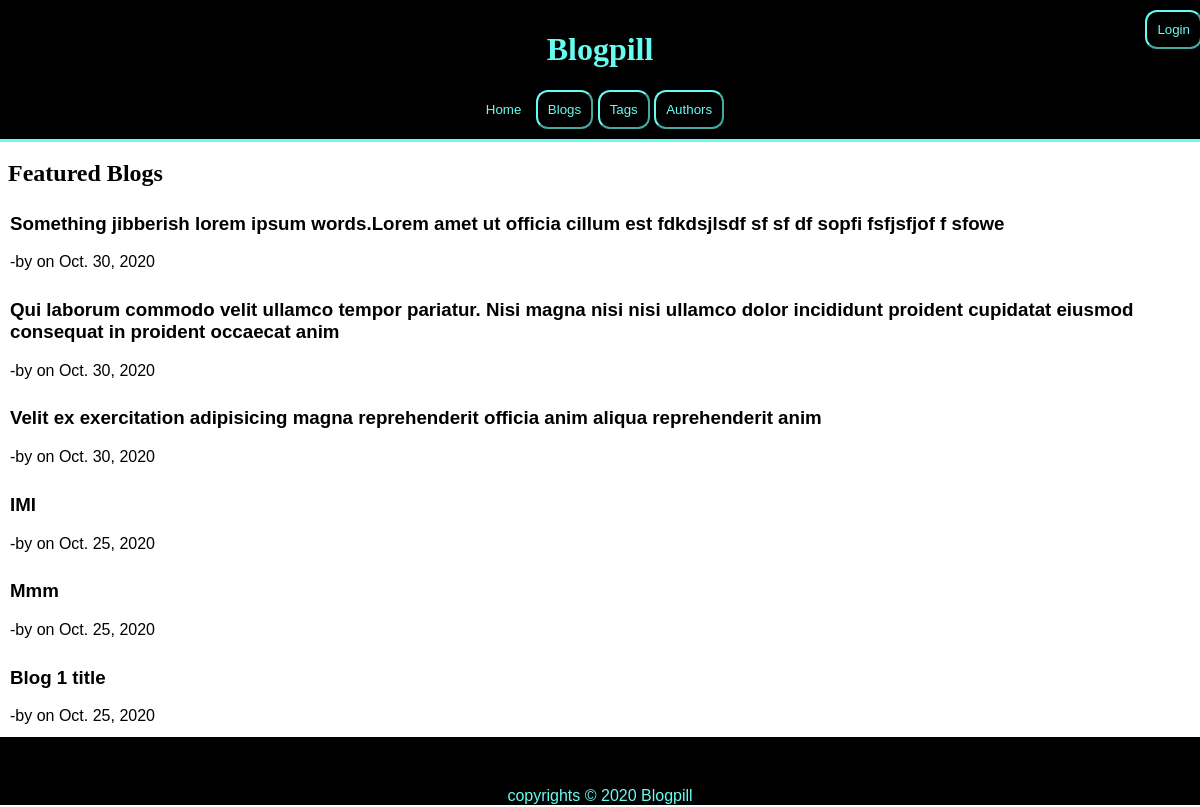
/, run on an earlier commit of the app's database.
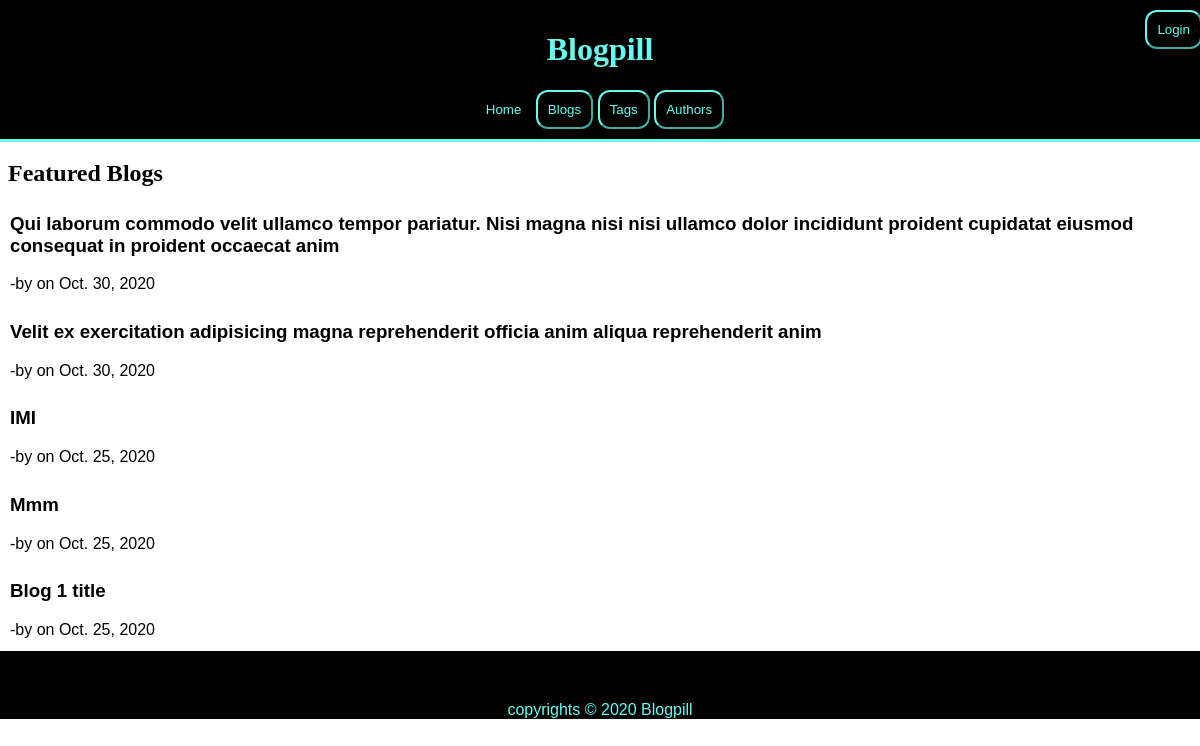
And on a later commit of the database.
### blogs/models.py (models this page shows, shortened)
class Blogs(models.Model):
    title=models.CharField(max_length=300)
    content=models.TextField()
    published_date=models.DateTimeField(auto_now=True)
    author=models.ForeignKey("authors.Authors",blank=True,null=True,on_delete=models.CASCADE,related_name="blogs")
    image=models.ImageField(upload_to="blog_images",blank=True,null=True)
    image_link=models.URLField(blank=True,null=True)
    alt_msg=models.CharField(default="Image related to this blog",max_length=200)
    tags=models.ManyToManyField("tags.Tags",related_name="blogs")
    def was_published_recently(self):
        return self.published_date >= timezone.now()-datetime.timedelta(days=60)

### home/views.py (the view)
# urls.py: 2. Add a URL to urlpatterns:  path('', views.home, name='home')
def home(request):
    all_blogs=Blogs.objects.all()
    featured_blogs=[]
    groups=None
    is_author=False
    if request.user.is_authenticated:
        if request.user.groups.exists():
            groups=request.user.groups.all()
            for group in groups:
                if group.name == 'Authors':
                    is_author=True
    for blog in all_blogs:
        if blog.was_published_recently():
            featured_blogs.append(blog)
    context={
        'title':'HOME',
        'featured_blogs':featured_blogs,
        'is_author':is_author,
    }
    return render(request,"home/home.html",context)

### home/templates/home/home.html (shortened to what this page needs)
{% extends "home/home_layout.html" %}
{% block body %}
<h2 id="featured-blogs-title">Featured Blogs</h2>
<div class="featured-blogs">
    {% for blog in featured_blogs reversed %}
            <article class="featured-blog-article">
                <a href="{% url 'blogs:blog_view' blog.id %}" class="featured-blog-link" >
                    <h3 class="featured-blog-title">{{ blog.title }}</h3>
                </a>
                <span class="author-name">
                    -by <a href="{% url 'authors:author_profile' blog.author.id %}">{{ blog.author.name }}</a>
                </span>
                <span class="published-date" >on {{ blog.published_date.date }}</span>
            </article>
    {% empty %}
        <h3>No featured blogs available!</h3>
    {% endfor %}
</div>
{% endblock body %}

What changed in the data, as far as the page shows it:
removed Blogs: title "Something jibberish lorem ipsum words.Lorem amet ut officia cillum est fdkdsjlsdf sf sf df sopfi fsfjsfjof f sfowe", published_date "Oct. 30, 2020"
